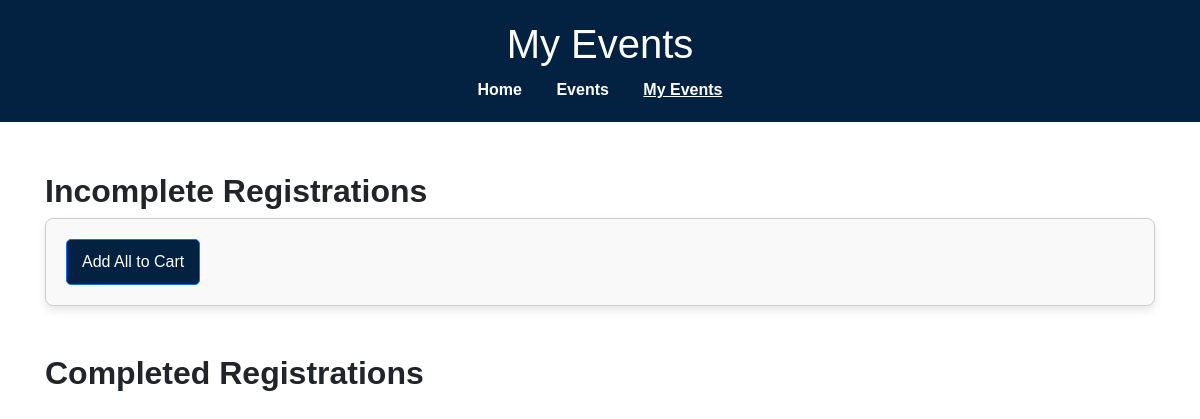
/my-events, run on an earlier commit of the app's database.
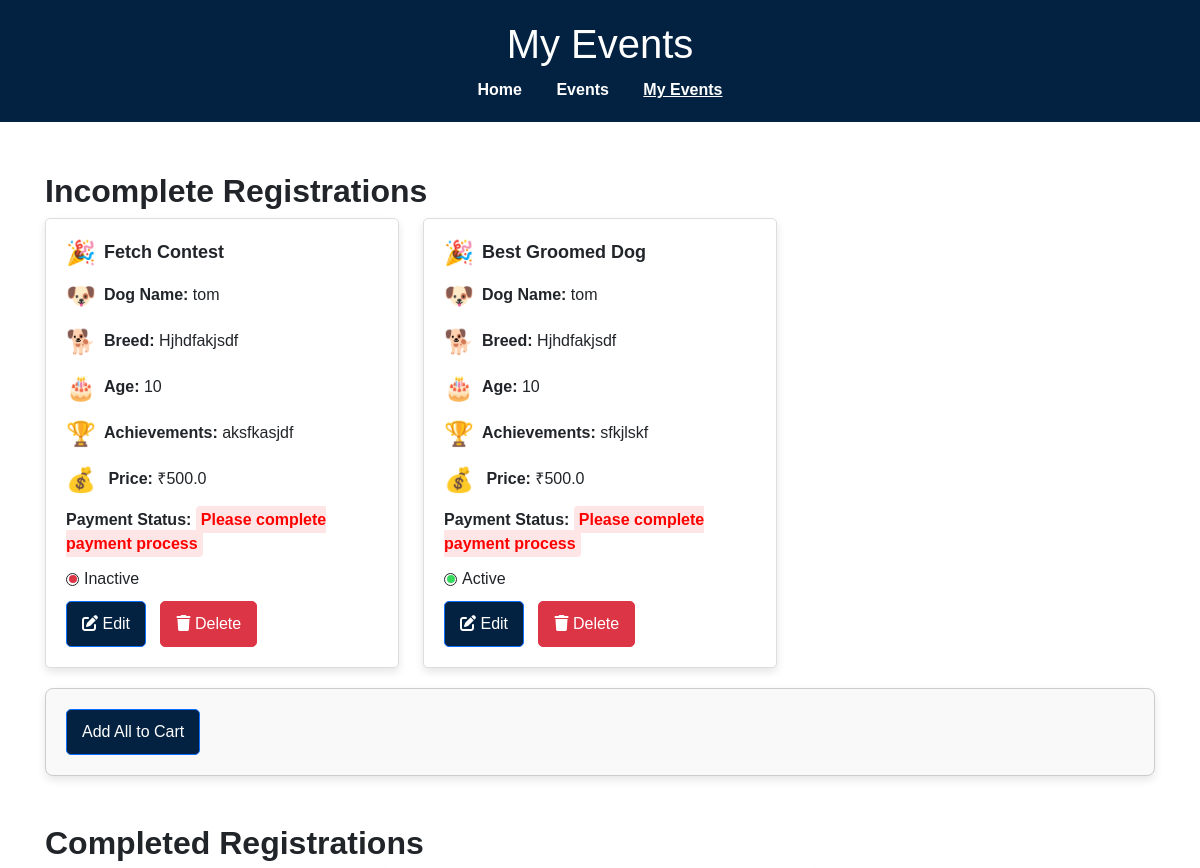
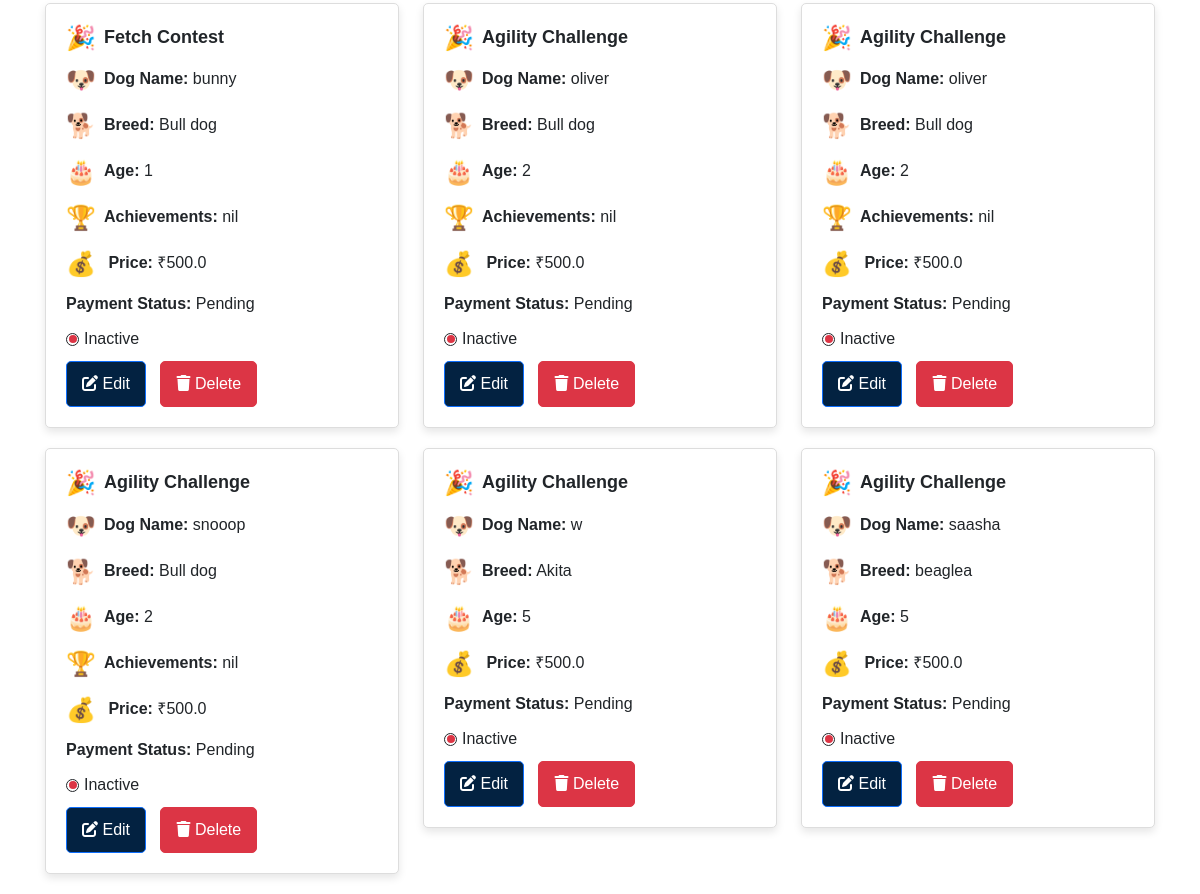
And on a later commit of the database (2 pictures, top to bottom).
### app.py (models this page shows, shortened)
class Registration(db.Model):
    id = db.Column(db.String(10), primary_key=True, default=generate_dog_id)
    event_id = db.Column(db.Integer, db.ForeignKey('event.id'))
    competition_name = db.Column(db.String(100), nullable=False)
    dog_name = db.Column(db.String(100), nullable=False)
    breed = db.Column(db.String(100), nullable=False)
    age = db.Column(db.Integer, nullable=False)
    achievements = db.Column(db.Text, nullable=True)
    status = db.Column(db.String(20), nullable=False, default='Pending')  # Added status
    event = db.relationship('Event', backref='registrations')

class Event(db.Model):
    id = db.Column(db.Integer, primary_key=True)
    name = db.Column(db.String(100), nullable=False)
    description = db.Column(db.Text, nullable=True)
    price = db.Column(db.Float, nullable=False)
    date = db.Column(db.Date, nullable=False)
    venue = db.Column(db.String(150), nullable=False)
    image = db.Column(db.String(200), nullable=False)  # Store the image path

### app.py (the view)
@app.route('/my-events')
def my_events():
    today = date.today()
    events = Event.query.all()
    registrations = Registration.query.all()
    carts = Cart.query.all()
    for registration in registrations:
        if registration.event:  # Ensure the event exists
            event_date = registration.event.date
            registration.event.is_active = event_date >= today
        else:
            registration.event = None  # Handle missing event reference
    return render_template('my_events.html', registrations=registrations, events=events, carts=carts)

### app.py (called while the page is built)
@app.teardown_appcontext
def shutdown_session(exception=None):
    try:
        db.session.remove()
    except OperationalError:
        pass

@app.before_request
def ensure_fresh_session():
    if not session.get('initialized'):
        session.clear()
        session['initialized'] = True

### templates/my_events.html (shortened to what the changed rows need)
<!DOCTYPE html>
<html lang="en">
<head>
    <link href="https://cdn.jsdelivr.net/npm/bootstrap@5.3.0-alpha1/dist/css/bootstrap.min.css" rel="stylesheet">
    <link href="https://cdnjs.cloudflare.com/ajax/libs/font-awesome/6.0.0-beta3/css/all.min.css" rel="stylesheet">
</head>
<body>
    <header>
        <h1>My Events</h1>
    </header>
    <div class="container">
<h2><strong>Incomplete Registrations</strong></h2>
<div class="row">
    {% for registration in registrations %}
        {% if registration.status == 'Please complete payment process' %}
            <div class="col-md-4">
                <div class="card">
                    <div class="card-body">
                        <h5 class="card-title"><span class="event-icon">🎉</span>{{ registration.competition_name }}</h5>
                        <p class="card-text"><span class="event-icon">🐶</span><strong>Dog Name:</strong> {{ registration.dog_name }}</p>
                        <p class="card-text"><span class="event-icon">🐕</span><strong>Breed:</strong> {{ registration.breed }}</p>
                        <p class="card-text"><span class="event-icon">🎂</span><strong>Age:</strong> {{ registration.age }}</p>
                        {% if registration.achievements %}
                        <p class="card-text"><span class="event-icon">🏆</span><strong>Achievements:</strong> {{ registration.achievements }}</p>
                        {% endif %}
                        <p class="card-text">
                            <span class="event-icon">💰</span>
                            <strong>Price:</strong> ₹{{ registration.event.price if registration.event else "N/A" }}
                        </p>
                        <p class="card-text">
                            <strong>Payment Status:</strong>
                            <span class="payment-pending">{{ registration.status }}</span>
                        </p>
                        <p class="card-text">
                            <span class="status-indicator">
                                {% if registration.event and registration.event.is_active %}
                                    <span class="status-circle status-active">
                                        <span class="status-dot"></span>
                                    </span> Active
                                {% else %}
                                    <span class="status-circle status-inactive">
                                        <span class="status-dot"></span>
                                    </span> Inactive
                                {% endif %}
                            </span>
                        </p>
                        <a href="/edit/{{ registration.id }}" class="btn btn-primary">
                            <i class="fas fa-edit"></i> Edit
                        </a>
                        <a href="/delete/{{ registration.id }}" class="btn btn-danger"
                            onclick="return confirm('Are you sure you want to delete this registration?');">
                            <i class="fas fa-trash"></i> Delete
                        </a>
                    </div>
                </div>
            </div>
        {% endif %}
    {% endfor %}
</div>
         <br>
         <br>
        <h2><strong>Completed Registrations</strong></h2>
        <div class="row">
            {% for registration in registrations %}
                {% if registration.status != 'Please complete payment process' %}
                <div class="col-md-4">
                    <div class="card">
                        <div class="card-body">
                            <h5 class="card-title"><span class="event-icon">🎉</span>{{ registration.competition_name }}</h5>
                            <p class="card-text"><span class="event-icon">🐶</span><strong>Dog Name:</strong> {{ registration.dog_name }}</p>
                            <p class="card-text"><span class="event-icon">🐕</span><strong>Breed:</strong> {{ registration.breed }}</p>
                            <p class="card-text"><span class="event-icon">🎂</span><strong>Age:</strong> {{ registration.age }}</p>
                            {% if registration.achievements %}
                            <p class="card-text"><span class="event-icon">🏆</span><strong>Achievements:</strong> {{ registration.achievements }}</p>
                            {% endif %}
                            <p class="card-text">
                                <span class="event-icon">💰</span>
                                <strong>Price:</strong> ₹{{ registration.event.price }}
                            </p>
                            <p class="card-text">
                                <strong>Payment Status:</strong>
                                {% if registration.status == 'Please complete payment process' %}
                                    <span class="payment-pending">{{ registration.status }}</span>
                                {% else %}
                                    {{ registration.status }}
                                {% endif %}
                            </p>
                            <p class="card-text">
                                <span class="status-indicator">
                                    {% if registration.event.is_active %}
                                        <span class="status-circle status-active">
                                            <span class="status-dot"></span>
                                        </span> Active
                                    {% else %}
                                        <span  class="status-circle status-inactive">
                                            <span class="status-dot"></span>
                                        </span> Inactive
                                    {% endif %}
                                </span>
                            </p>
                            <a href="/edit/{{ registration.id }}" class="btn btn-primary">
                                <i class="fas fa-edit"></i> Edit
                            </a>
                            <a href="/delete/{{ registration.id }}" class="btn btn-danger"
                                onclick="return confirm('Are you sure you want to delete this registration?');">
                                <i class="fas fa-trash"></i> Delete
                            </a>
                        </div>
                    </div>
                </div>
                {% endif %}
            {% endfor %}
        </div>
    </div>
</body>
</html>

What changed in the data, as far as the page shows it:
added Registration: competition_name "Fetch Contest", dog_name "tom", breed "Hjhdfakjsdf", age "10", achievements "aksfkasjdf", event "500.0", status "Please complete payment process", shows "Inactive", shown under "Incomplete Registrations"
added Registration: competition_name "Best Groomed Dog", dog_name "tom", breed "Hjhdfakjsdf", age "10", achievements "sfkjlskf", event "500.0", status "Please complete payment process", shows "Active", shown under "Incomplete Registrations"
added Registration: competition_name "Fetch Contest", dog_name "bunny", breed "Bull dog", age "1", achievements "nil", event.price "500.0", status "Pending", shown under "Completed Registrations"
added Registration: competition_name "Agility Challenge", dog_name "oliver", breed "Bull dog", age "2", achievements "nil", event.price "500.0", status "Pending", shown under "Completed Registrations"
added Registration: competition_name "Agility Challenge", dog_name "oliver", breed "Bull dog", age "2", achievements "nil", event.price "500.0", status "Pending", shown under "Completed Registrations"
added Registration: competition_name "Agility Challenge", dog_name "snooop", breed "Bull dog", age "2", achievements "nil", event.price "500.0", status "Pending", shown under "Completed Registrations"
added Registration: competition_name "Agility Challenge", dog_name "w", breed "Akita", age "5", event.price "500.0", status "Pending", shown under "Completed Registrations"
added Registration: competition_name "Agility Challenge", dog_name "saasha", breed "beaglea", age "5", event.price "500.0", status "Pending", shown under "Completed Registrations"
